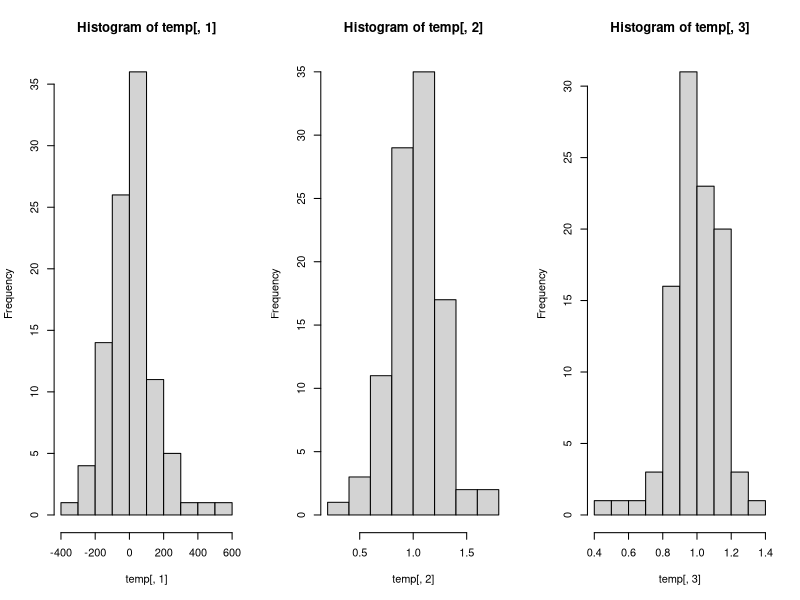

Recreate this plot in R.
## ---- chunk 1

system.time({
  
n=20 # sample size
k=3 # number of paramaters in model
reps <- 1e2 # number of ols iterations
i <- 1 # counter
temp <- matrix(nrow = reps, ncol = k) # matrix to stuff results into dim= "reps" X 3

for(i in 1:reps){
  
e <- rnorm(n=n, mean=0, sd=5) # n-random normal draws for error term
x1 <- rnorm(n=n, mean=100, sd=7) # n-random normal draws for x1 data
x2 <- rnorm(n=n, mean=1000, sd=10) # n-random normal draws for x2 data

y <- 10+ 1* x1+ 1* x2 +e # construct model

X <- matrix(c(rep(1, n), x1, x2), nrow=n, ncol=k) # gather X-data into single matrix

b_ols <- solve(crossprod(X, X)) %*% crossprod(X, y) # faster to use matrix algebra over lm function

temp[i, 1] <- b_ols[1]
temp[i, 2] <- b_ols[2]
temp[i, 3] <- b_ols[3]

i <- i+1
}
})
  
dimnames(temp) <- list(c(), c("beta_0", "beta_1", "beta_2"))
  
mu_betas <- matrix(nrow=3, ncol=1)
mu_betas[1,1] <- mean(temp[,1])
mu_betas[2,1] <- mean(temp[,2])
mu_betas[3,1] <- mean(temp[,3])
dimnames(mu_betas) <- list(c(), c("betas"))
mu_betas

ehat <- y-(X %*% b_ols)

sigma2 <- (t(ehat) %*% ehat) / (n-k)
sigma2 <- as.numeric(sigma2)

covb <- sigma2 * solve(crossprod(X, X))
se_b <- sqrt(diag(covb))
t_val <- mu_betas/se_b
dimnames(t_val) <- list(c(), c("t_values"))
t_val

e_test <- y-(X%*%mu_betas)

## ---- chunk 2

par(mfrow=c(1,3))
hist(temp[,1])
hist(temp[,2])
hist(temp[,3])
